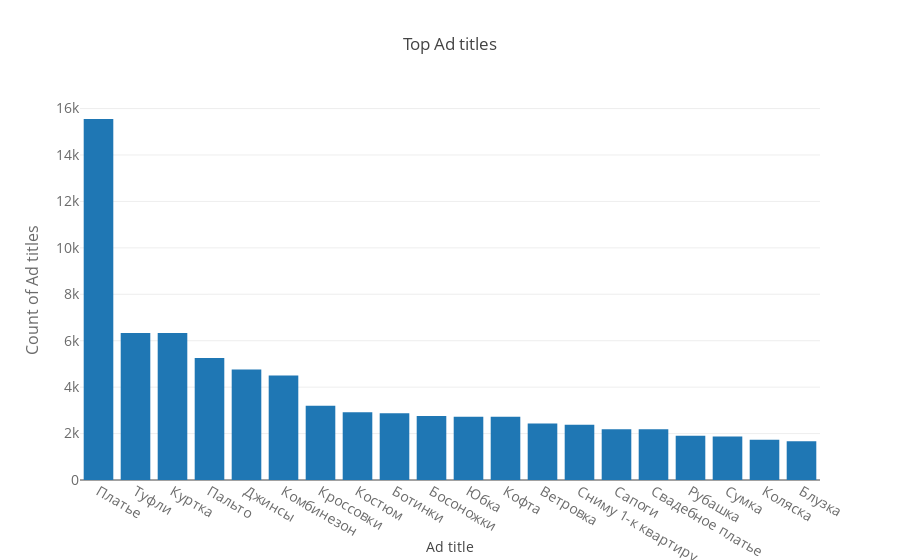

This figure's notebook cell:
### Markdown cell above
## <a id='ttat'>5.4.1 Top 5 Ad titles</a>

### Code cell
temp = train["title"].value_counts().head(20)
print("Top 5 Ad titles :\n", temp.head(5))
print("Total Ad titles : ",len(train["title"]))
trace = go.Bar(
    x = temp.index,
    y = temp.values,
)
data = [trace]
layout = go.Layout(
    title = "Top Ad titles",
    xaxis=dict(
        title='Ad title',
        tickfont=dict(
            size=14,
            color='rgb(107, 107, 107)'
        )
    ),
    yaxis=dict(
        title='Count of Ad titles',
        titlefont=dict(
            size=16,
            color='rgb(107, 107, 107)'
        ),
        tickfont=dict(
            size=14,
            color='rgb(107, 107, 107)'
        )
)
)
fig = go.Figure(data=data, layout=layout)
py.iplot(fig)

### Figure 1 — Plotly figure (JSON) as saved in the notebook; plotly's stock layout.template omitted (floating-point values rounded to 4 significant figures)
{"data": [{"type": "bar", "x": ["Платье", "Туфли", "Куртка", "Пальто", "Джинсы", "Комбинезон", "Кроссовки", "Костюм", "Ботинки", "Босоножки", "Юбка", "Кофта", "Ветровка", "Сниму 1-к квартиру", "Сапоги", "Свадебное платье", "Рубашка", "Сумка", "Коляска", "Блузка"], "y": [15550, 6334, 6331, 5251, 4758, 4506, 3196, 2916, 2876, 2760, 2722, 2721, 2432, 2379, 2191, 2183, 1903, 1869, 1738, 1673]}], "layout": {"title": "Top Ad titles", "xaxis": {"tickfont": {"color": "rgb(107, 107, 107)", "size": 14}, "title": "Ad title"}, "yaxis": {"tickfont": {"color": "rgb(107, 107, 107)", "size": 14}, "title": "Count of Ad titles", "titlefont": {"color": "rgb(107, 107, 107)", "size": 16}}}}
